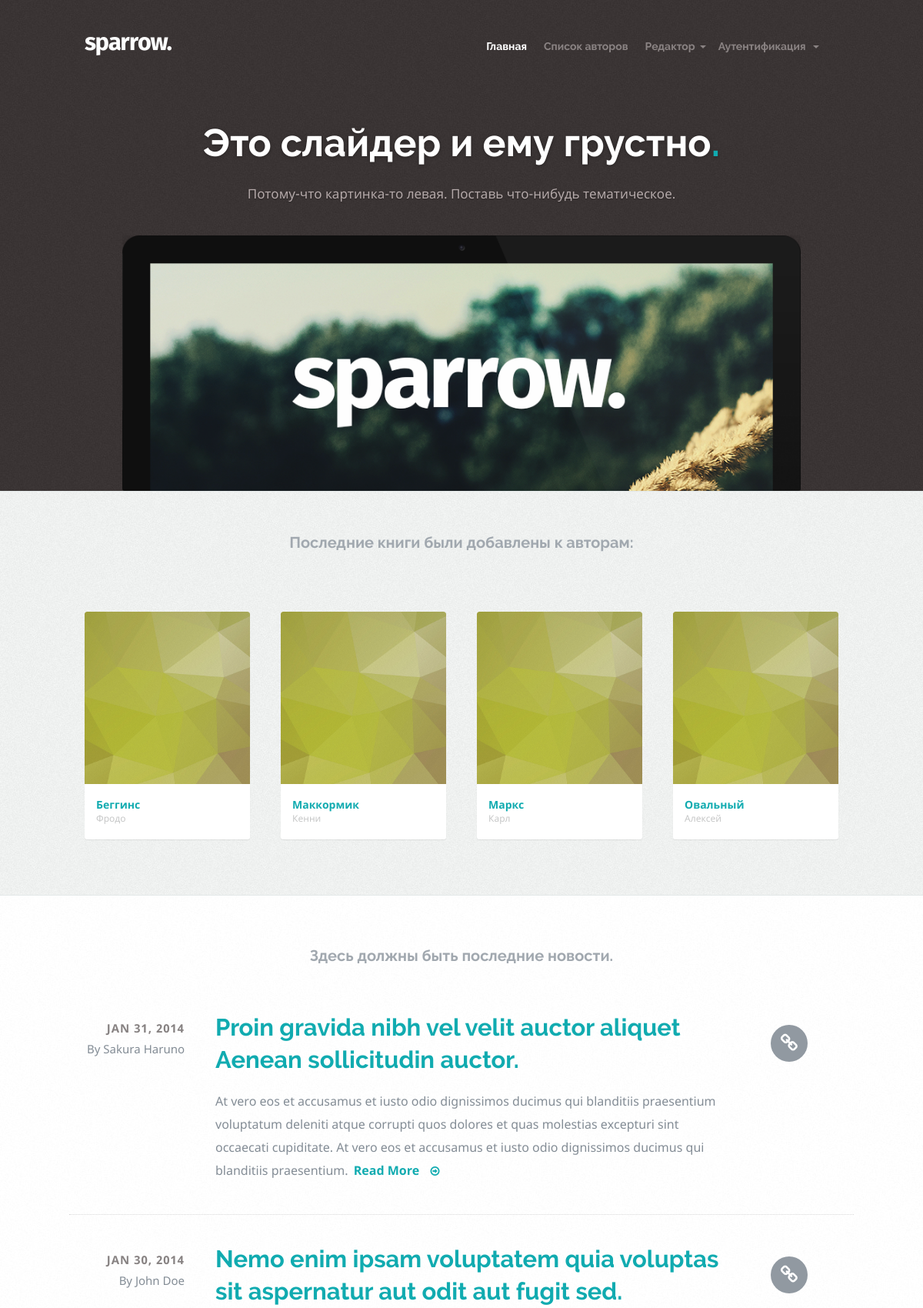
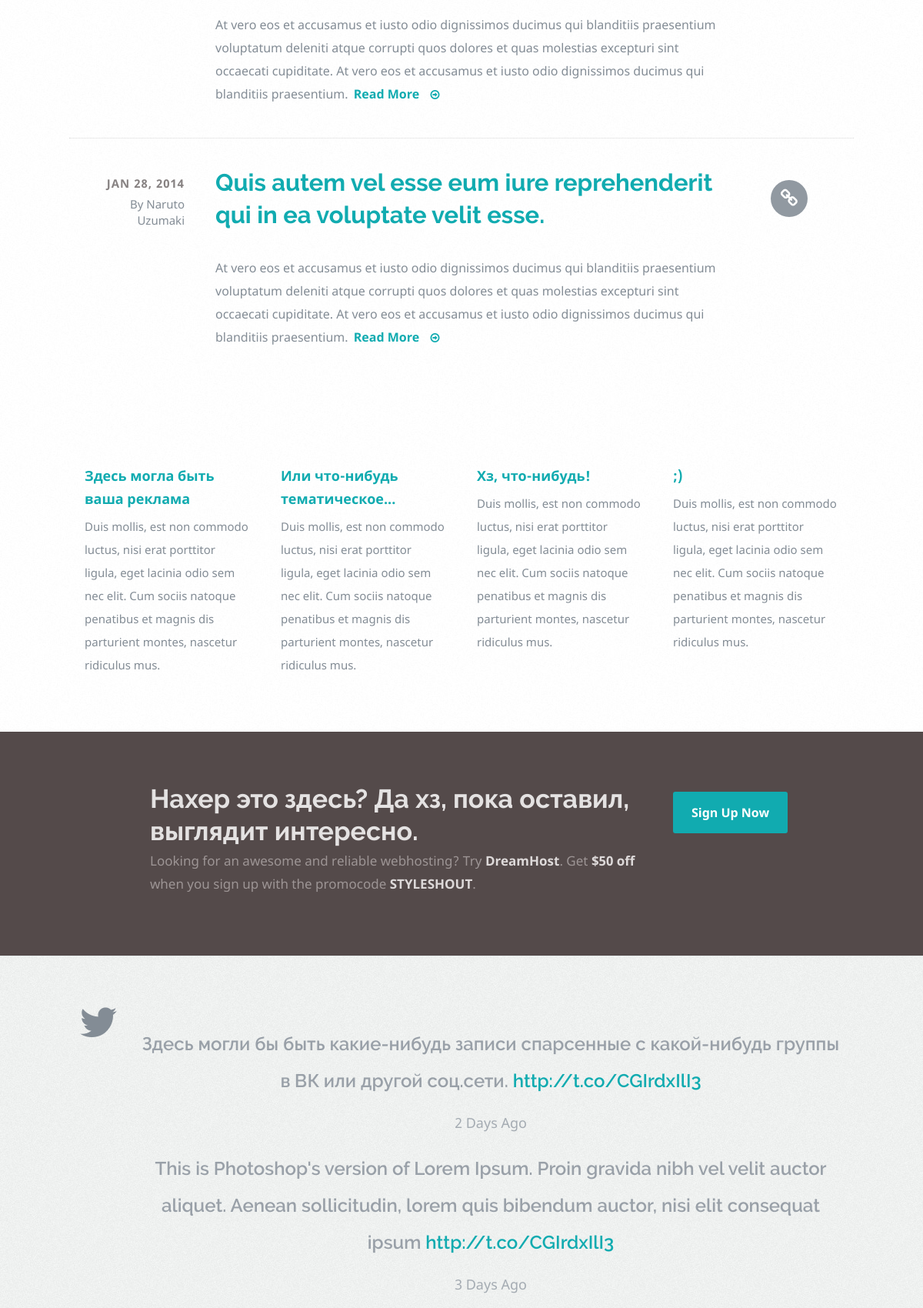
The page / (upper part) on the database its author committed (2 pictures, top to bottom).
### catalog/models.py (models this page shows, shortened)
class BaseWithMetaInfo(models.Model):
    inserter = models.ForeignKey(get_user_model(), on_delete=models.SET(dummy_deleted_user), default=default_user,
                                 related_name='added_%(class)ss',
                                 related_query_name='%(class)ss')
    date_joined = models.DateTimeField(default=current_time)
    checked = models.BooleanField(default=False)
    who_checked = models.ForeignKey(get_user_model(), null=True, blank=True, on_delete=default_user,
                                    related_name='checked_%(class)ss',
                                    related_query_name='%(class)ss_checked')
    date_checked = models.DateTimeField(null=True, blank=True)
    class Meta:
        abstract = True

class Author(BaseWithMetaInfo):
    first_name = models.CharField(max_length=AUTHOR_FST_NAME_LEN)
    last_name = models.CharField(max_length=AUTHOR_LST_NAME_LEN)
    date_of_birth = models.DateField(null=True, blank=True)
    date_of_death = models.DateField(null=True, blank=True)
    class Meta:
        ordering = ['last_name', 'first_name']

### core/views.py (the view)
# urls.py: path('', views.main, name='main'),
def main(request):
    authors = Author.objects.all()[:4]
    return render(request, 'core/home.html', {'authors': authors})

### core/templates/core/home.html (shortened to what this page needs)
{% extends 'core/skeletons/base.html' %}
{% load static %}
{% block nav_bar %}
    {% with current=1 %}{{ block.super }}{% endwith %}
{% endblock %}
{% block intro %}
    {% block slider %}
        {% include 'core/blocks/slider.html' %}
    {% endblock %}
{% endblock %}
{% block main %}
    {% block pin_board %}
    <section id="works">
        <div class="row">
            <div class="twelve columns align-center">
                <h1>Последние книги были добавлены к авторам:</h1>
            </div>
            <div id="portfolio-wrapper" class="bgrid-quarters s-bgrid-halves">
                {% for author in authors %}
                    <div class="columns portfolio-item{% if forloop.counter|divisibleby:3 %} s-first{% endif %}">
                        <div class="item-wrap">
                            <a href="{% url 'core:author' author.id %}">
                                <img alt="" src="{% static 'core/images/portfolio/geometrics.jpg' %}">
                            </a>
                            <div class="portfolio-item-meta">
                                <h5><a href="{% url 'core:author' author.id %}">{{ author.last_name }}</a></h5>
                                <p>{{ author.first_name }}</p>
                            </div>
                        </div>
                    </div>
                {% endfor %}
            </div>
        </div>
    </section>
    {% endblock %}
    {% block blog %}
    <section id="journal">
        <div class="row">
            <div class="twelve columns align-center">
                <h1>Здесь должны быть последние новости.</h1>
            </div>
        </div>
        <div class="blog-entries">
            <article class="row entry">
                <div class="entry-header">
                    <div class="permalink">
                        <a href="#single.html">
                            <i class="fa fa-link"></i>
                        </a>
                    </div>
                    <div class="ten columns entry-title pull-right">
                        <h3>
                            <a href="#">
                                Proin gravida nibh vel velit auctor aliquet Aenean sollicitudin auctor.
                            </a>
                        </h3>
                    </div>
                    <div class="two columns post-meta end">
                        <p>
                            <time datetime="2014-01-31" class="post-date" pubdate="">
                                Jan 31, 2014
                            </time>
                            <span class="dauthor">By Sakura Haruno</span>
                        </p>
                    </div>
                </div>
                <div class="ten columns offset-2 post-content">
                    <p>
                        At vero eos et accusamus et iusto odio dignissimos ducimus qui blanditiis praesentium voluptatum
                        deleniti atque corrupti quos dolores et quas molestias excepturi sint occaecati cupiditate.
                        At vero eos et accusamus et iusto odio dignissimos ducimus qui blanditiis praesentium.
                        <a class="more-link" href="#">
                            Read More
                            <i class="fa fa-arrow-circle-o-right"></i>
                        </a>
                    </p>
                </div>
            </article>
            <article class="row entry">
                <div class="entry-header">
                    <div class="permalink">
                        <a href="#">
                            <i class="fa fa-link"></i>
                        </a>
                    </div>
                    <div class="ten columns entry-title pull-right">
                        <h3>
                            <a href="#">
                                Nemo enim ipsam voluptatem quia voluptas sit aspernatur aut odit aut fugit sed.
                            </a>
                        </h3>
                    </div>
                    <div class="two columns post-meta end">
                        <p>
                            <time datetime="2014-01-29" class="post-date" pubdate="">
                                Jan 30, 2014
                            </time>
                            <span class="dauthor">By John Doe</span>
                        </p>
                    </div>
                </div>
                <div class="ten columns offset-2 post-content">
                    <p>
                        At vero eos et accusamus et iusto odio dignissimos ducimus qui blanditiis praesentium voluptatum
                        deleniti atque corrupti quos dolores et quas molestias excepturi sint occaecati cupiditate.
                        At vero eos et accusamus et iusto odio dignissimos ducimus qui blanditiis praesentium.
                        <a class="more-link" href="#">
                            Read More
                            <i class="fa fa-arrow-circle-o-right"></i>
                        </a>
                    </p>
                </div>
            </article>
            <article class="row entry">
                <div class="entry-header">
                    <div class="permalink">
                        <a href="#">
                            <i class="fa fa-link"></i>
                        </a>
                    </div>
                    <div class="ten columns entry-title pull-right">
                        <h3>
                            <a href="#">
                                Quis autem vel esse eum iure reprehenderit qui in ea voluptate velit esse.
                            </a>
                        </h3>
                    </div>
                    <div class="two columns post-meta end">
                        <p>
                            <time datetime="2014-01-28" class="post-date" pubdate="">
                                Jan 28, 2014
                            </time>
                            <span class="dauthor">By Naruto Uzumaki</span>
                        </p>
                    </div>
                </div>
                <div class="ten columns offset-2 post-content">
                    <p>
                        At vero eos et accusamus et iusto odio dignissimos ducimus qui blanditiis praesentium voluptatum
                        deleniti atque corrupti quos dolores et quas molestias excepturi sint occaecati cupiditate.
                        At vero eos et accusamus et iusto odio dignissimos ducimus qui blanditiis praesentium.
                        <a class="more-link" href="#">
                            Read More
                            <i class="fa fa-arrow-circle-o-right"></i>
                        </a>
                    </p>
                </div>
            </article>
        </div>
    </section>
    {% endblock %}
    {% block info %}
        <section id="info">
            <div class="row">
                <div class="bgrid-quarters s-bgrid-halves">
                    <div class="columns">
                        <h2>Здесь могла быть ваша реклама</h2>
                        <p>
                            Duis mollis, est non commodo luctus, nisi erat porttitor ligula, eget lacinia odio sem nec
                            elit. Cum sociis natoque penatibus et magnis dis parturient montes, nascetur ridiculus mus.
                        </p>
                    </div>
                    <div class="columns">
                        <h2>Или что-нибудь тематическое...</h2>
                        <p>
                            Duis mollis, est non commodo luctus, nisi erat porttitor ligula, eget lacinia odio sem nec
                            elit. Cum sociis natoque penatibus et magnis dis parturient montes, nascetur ridiculus mus.
                        </p>
                    </div>
                    <div class="columns s-first">
                        <h2>Хз, что-нибудь!</h2>
                        <p>
                            Duis mollis, est non commodo luctus, nisi erat porttitor ligula, eget lacinia odio sem nec
                            elit. Cum sociis natoque penatibus et magnis dis parturient montes, nascetur ridiculus mus.
                        </p>
                    </div>
                    <div class="columns">
                        <h2>;)</h2>
                        <p>
                            Duis mollis, est non commodo luctus, nisi erat porttitor ligula, eget lacinia odio sem nec
                            elit. Cum sociis natoque penatibus et magnis dis parturient montes, nascetur ridiculus mus.
                        </p>
                    </div>
                </div>
            </div>
        </section>
    {% endblock %}
    {% block tagline %}
        {% include 'core/blocks/tagline.html' %}
    {% endblock %}
    {% block social %}
        {% include 'core/blocks/social.html' %}
    {% endblock %}
{% endblock %}

### core/static/core/css/default.css (style rules this page uses)
html, body, div, span, object, iframe, h1, h2, h3, h4, h5, h6, p, blockquote, pre, abbr, address, cite, code, del, dfn, em, img, ins, kbd, q, samp, small, strong, sub, sup, var, b, i, dl, dt, dd, ol, ul, li, fieldset, form, label, legend, table, caption, tbody, tfoot, thead, tr, th, td, article, aside, canvas, details, figcaption, figure, footer, header, hgroup, menu, nav, section, summary, time, mark, audio, video { margin: 0; padding: 0; border: 0; outline: 0; font-size: 100%; vertical-align: baseline; background: transparent; }
article,aside,details,figcaption,figure, footer,header,hgroup,menu,nav,section { display: block; }
*, *:before, *:after { -moz-box-sizing: border-box; -webkit-box-sizing: border-box; box-sizing: border-box; }
html { font-size: 62.5%; }
body { background: #fff; font-family: notosans-regular, sans-serif; font-size: 15px; line-height: 30px; color: #838C95; -webkit-font-smoothing: antialiased; -webkit-text-size-adjust: 100%; }
h1, h2, h3, h4, h5, h6 { color: #313131; font-family: raleway-bold, sans-serif; }
h1 a, h2 a, h3 a, h4 a, h5 a, h6 a { font-weight: inherit; }
h1 { font-size: 42px; line-height: 48px; margin-bottom: 12px; }
h2 { font-size: 30px; line-height: 42px; margin-bottom: 6px; }
h3 { font-size: 24px; line-height: 30px; margin-bottom: 12px; }
h5 { font-size: 18px; line-height: 30px; }
p { margin: 0 0 30px 0; }
a, a:visited { text-decoration: none; outline: 0; color: #11ABB0; -webkit-transition: color .3s ease-in-out; -moz-transition: color .3s ease-in-out; -o-transition: color .3s ease-in-out; transition: color .3s ease-in-out; }
p a, p a:visited { line-height: inherit; }
img { max-width: 100%; height: auto; }
.row { width: 96%; max-width: 1020px; margin: 0 auto; }
.row:before, .row:after { content: " "; display: table; }
.row:after { clear: both; }
.column, .columns { position: relative; padding: 0 20px; min-height: 1px; float: left; }
[class*="column"] + [class*="column"]:last-child { float: right; }
[class*="column"] + [class*="column"].end { float: right; }
.row .two { width: 16.66667%; }
.row .ten { width: 83.33333%; }
.row .twelve { width: 100%; }
.row .offset-2 { margin-left: 16.66667%; }
.bgrid-quarters [class*="column"] { width: 25%; }
[class*="bgrid"] [class*="column"] + [class*="column"]:last-child { float: left; }
.s-first { clear: none; }
.pull-right { float: right !important; }
.align-center { margin-left: auto !important; margin-right: auto !important; text-align: center !important; }

### rows shown on the page
Author: last_name "Беггинс", first_name "Фродо"
Author: last_name "Маккормик", first_name "Кенни"
Author: last_name "Маркс", first_name "Карл"
Author: last_name "Овальный", first_name "Алексей"
